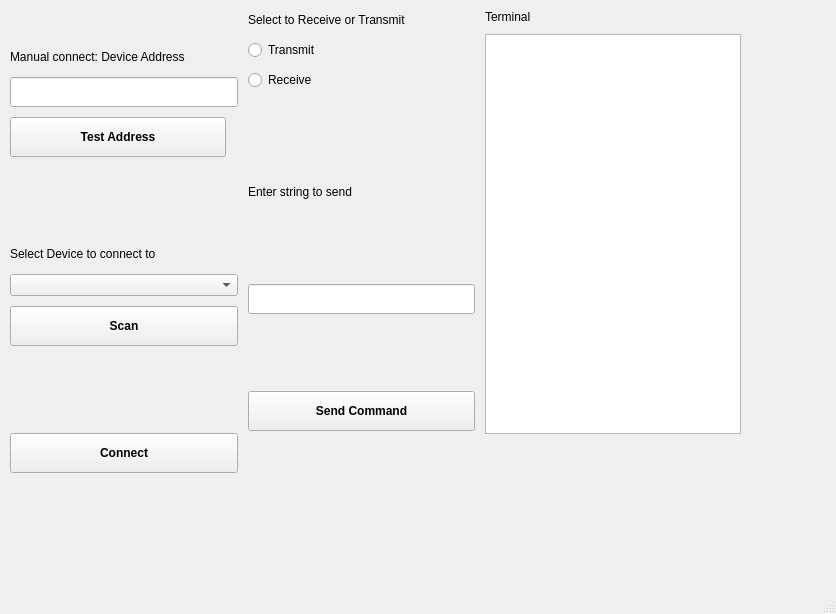
<?xml version="1.0" encoding="UTF-8"?>
<ui version="4.0">
 <class>MainWindow</class>
 <widget class="QMainWindow" name="MainWindow">
  <property name="geometry">
   <rect>
    <x>0</x>
    <y>0</y>
    <width>836</width>
    <height>614</height>
   </rect>
  </property>
  <property name="windowTitle">
   <string>MainWindow</string>
  </property>
  <widget class="QWidget" name="centralwidget">
   <widget class="QWidget" name="layoutWidget">
    <property name="geometry">
     <rect>
      <x>10</x>
      <y>10</y>
      <width>731</width>
      <height>541</height>
     </rect>
    </property>
    <layout class="QHBoxLayout" name="horizontalLayout">
     <property name="spacing">
      <number>10</number>
     </property>
     <item>
      <layout class="QVBoxLayout" name="verticalLayout_4">
       <item>
        <layout class="QVBoxLayout" name="verticalLayout">
         <item>
          <widget class="QLabel" name="label">
           <property name="maximumSize">
            <size>
             <width>16777215</width>
             <height>20</height>
            </size>
           </property>
           <property name="lineWidth">
            <number>1</number>
           </property>
           <property name="text">
            <string>Manual connect: Device Address</string>
           </property>
           <property name="margin">
            <number>1</number>
           </property>
          </widget>
         </item>
         <item>
          <widget class="QLineEdit" name="lineEdit">
           <property name="maximumSize">
            <size>
             <width>16777215</width>
             <height>30</height>
            </size>
           </property>
          </widget>
         </item>
         <item>
          <widget class="QPushButton" name="btn_test_addr">
           <property name="sizePolicy">
            <sizepolicy hsizetype="Expanding" vsizetype="Fixed">
             <horstretch>0</horstretch>
             <verstretch>0</verstretch>
            </sizepolicy>
           </property>
           <property name="maximumSize">
            <size>
             <width>216</width>
             <height>40</height>
            </size>
           </property>
           <property name="font">
            <font>
             <weight>75</weight>
             <bold>true</bold>
            </font>
           </property>
           <property name="text">
            <string>Test Address</string>
           </property>
          </widget>
         </item>
         <item>
          <spacer name="verticalSpacer_3">
           <property name="orientation">
            <enum>Qt::Vertical</enum>
           </property>
           <property name="sizeType">
            <enum>QSizePolicy::Maximum</enum>
           </property>
           <property name="sizeHint" stdset="0">
            <size>
             <width>20</width>
             <height>40</height>
            </size>
           </property>
          </spacer>
         </item>
        </layout>
       </item>
       <item>
        <layout class="QVBoxLayout" name="verticalLayout_2">
         <item>
          <widget class="QLabel" name="label_2">
           <property name="sizePolicy">
            <sizepolicy hsizetype="Expanding" vsizetype="Preferred">
             <horstretch>0</horstretch>
             <verstretch>0</verstretch>
            </sizepolicy>
           </property>
           <property name="maximumSize">
            <size>
             <width>16777215</width>
             <height>20</height>
            </size>
           </property>
           <property name="text">
            <string>Select Device to connect to</string>
           </property>
          </widget>
         </item>
         <item>
          <widget class="QComboBox" name="cb_device_connect">
           <property name="sizePolicy">
            <sizepolicy hsizetype="Expanding" vsizetype="Fixed">
             <horstretch>0</horstretch>
             <verstretch>0</verstretch>
            </sizepolicy>
           </property>
           <property name="font">
            <font>
             <weight>75</weight>
             <bold>true</bold>
            </font>
           </property>
          </widget>
         </item>
         <item>
          <widget class="QPushButton" name="btn_scan">
           <property name="sizePolicy">
            <sizepolicy hsizetype="Expanding" vsizetype="Fixed">
             <horstretch>0</horstretch>
             <verstretch>0</verstretch>
            </sizepolicy>
           </property>
           <property name="maximumSize">
            <size>
             <width>16777215</width>
             <height>40</height>
            </size>
           </property>
           <property name="font">
            <font>
             <weight>75</weight>
             <bold>true</bold>
            </font>
           </property>
           <property name="text">
            <string>Scan</string>
           </property>
          </widget>
         </item>
         <item>
          <spacer name="verticalSpacer">
           <property name="orientation">
            <enum>Qt::Vertical</enum>
           </property>
           <property name="sizeType">
            <enum>QSizePolicy::Maximum</enum>
           </property>
           <property name="sizeHint" stdset="0">
            <size>
             <width>20</width>
             <height>40</height>
            </size>
           </property>
          </spacer>
         </item>
        </layout>
       </item>
       <item>
        <layout class="QVBoxLayout" name="verticalLayout_3">
         <property name="spacing">
          <number>6</number>
         </property>
         <item>
          <widget class="QPushButton" name="btn_connect">
           <property name="sizePolicy">
            <sizepolicy hsizetype="Expanding" vsizetype="Fixed">
             <horstretch>0</horstretch>
             <verstretch>0</verstretch>
            </sizepolicy>
           </property>
           <property name="maximumSize">
            <size>
             <width>16777215</width>
             <height>40</height>
            </size>
           </property>
           <property name="font">
            <font>
             <weight>75</weight>
             <bold>true</bold>
            </font>
           </property>
           <property name="text">
            <string>Connect</string>
           </property>
          </widget>
         </item>
         <item>
          <spacer name="verticalSpacer_5">
           <property name="orientation">
            <enum>Qt::Vertical</enum>
           </property>
           <property name="sizeType">
            <enum>QSizePolicy::Maximum</enum>
           </property>
           <property name="sizeHint" stdset="0">
            <size>
             <width>20</width>
             <height>40</height>
            </size>
           </property>
          </spacer>
         </item>
        </layout>
       </item>
      </layout>
     </item>
     <item>
      <layout class="QVBoxLayout" name="verticalLayout_5" stretch="0">
       <item>
        <layout class="QVBoxLayout" name="verticalLayout_6">
         <item>
          <widget class="QLabel" name="label_3">
           <property name="maximumSize">
            <size>
             <width>16777215</width>
             <height>20</height>
            </size>
           </property>
           <property name="text">
            <string>Select to Receive or Transmit</string>
           </property>
          </widget>
         </item>
         <item>
          <widget class="QRadioButton" name="rb_transmit">
           <property name="text">
            <string>Transmit</string>
           </property>
          </widget>
         </item>
         <item>
          <widget class="QRadioButton" name="rb_receive">
           <property name="text">
            <string>Receive</string>
           </property>
          </widget>
         </item>
         <item>
          <layout class="QVBoxLayout" name="verticalLayout_7">
           <property name="spacing">
            <number>0</number>
           </property>
           <property name="sizeConstraint">
            <enum>QLayout::SetDefaultConstraint</enum>
           </property>
           <item>
            <widget class="QLabel" name="label_4">
             <property name="sizePolicy">
              <sizepolicy hsizetype="Expanding" vsizetype="Preferred">
               <horstretch>0</horstretch>
               <verstretch>0</verstretch>
              </sizepolicy>
             </property>
             <property name="maximumSize">
              <size>
               <width>16777215</width>
               <height>30</height>
              </size>
             </property>
             <property name="text">
              <string>Enter string to send</string>
             </property>
            </widget>
           </item>
           <item>
            <widget class="QLineEdit" name="le_command">
             <property name="sizePolicy">
              <sizepolicy hsizetype="Expanding" vsizetype="Preferred">
               <horstretch>0</horstretch>
               <verstretch>0</verstretch>
              </sizepolicy>
             </property>
             <property name="maximumSize">
              <size>
               <width>16777215</width>
               <height>30</height>
              </size>
             </property>
            </widget>
           </item>
           <item>
            <widget class="QPushButton" name="btn_send_command">
             <property name="sizePolicy">
              <sizepolicy hsizetype="Expanding" vsizetype="Preferred">
               <horstretch>0</horstretch>
               <verstretch>0</verstretch>
              </sizepolicy>
             </property>
             <property name="maximumSize">
              <size>
               <width>16777215</width>
               <height>40</height>
              </size>
             </property>
             <property name="font">
              <font>
               <weight>75</weight>
               <bold>true</bold>
              </font>
             </property>
             <property name="text">
              <string>Send Command</string>
             </property>
            </widget>
           </item>
           <item>
            <spacer name="verticalSpacer_2">
             <property name="orientation">
              <enum>Qt::Vertical</enum>
             </property>
             <property name="sizeType">
              <enum>QSizePolicy::Minimum</enum>
             </property>
             <property name="sizeHint" stdset="0">
              <size>
               <width>20</width>
               <height>40</height>
              </size>
             </property>
            </spacer>
           </item>
          </layout>
         </item>
        </layout>
       </item>
      </layout>
     </item>
     <item>
      <layout class="QVBoxLayout" name="verticalLayout_9">
       <item>
        <widget class="QLabel" name="label_6">
         <property name="text">
          <string>Terminal</string>
         </property>
        </widget>
       </item>
       <item>
        <widget class="QTextBrowser" name="tb_output">
         <property name="minimumSize">
          <size>
           <width>0</width>
           <height>400</height>
          </size>
         </property>
         <property name="maximumSize">
          <size>
           <width>16777215</width>
           <height>600</height>
          </size>
         </property>
        </widget>
       </item>
       <item>
        <spacer name="verticalSpacer_4">
         <property name="orientation">
          <enum>Qt::Vertical</enum>
         </property>
         <property name="sizeHint" stdset="0">
          <size>
           <width>20</width>
           <height>40</height>
          </size>
         </property>
        </spacer>
       </item>
      </layout>
     </item>
     <item>
      <layout class="QHBoxLayout" name="horizontalLayout_3"/>
     </item>
    </layout>
   </widget>
  </widget>
  <widget class="QMenuBar" name="menubar">
   <property name="geometry">
    <rect>
     <x>0</x>
     <y>0</y>
     <width>836</width>
     <height>24</height>
    </rect>
   </property>
  </widget>
  <widget class="QStatusBar" name="statusbar"/>
 </widget>
 <resources/>
 <connections/>
</ui>
